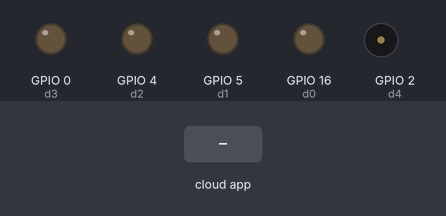
The sketch below on a simulated ESP8266 (NodeMCU). Parts: output pins drawn as LEDs (lit = HIGH), buzzer (waves = sounding). The inputs (shaded band) are chosen by the test bench. WiFi joins after 1.5 s; servers stay silent unless stated; the Firebase database answers and starts empty; pins used as bus, display or sensor lines are not drawn; what the sketch prints to the serial monitor is not drawn.

Above: at 3.6 s.
3.7 s: the phone or cloud app sets horn to 1
At 5.6 s:
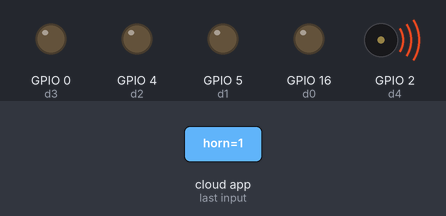
7.6 s: the phone or cloud app sets forward to 1
At 8.9 s:
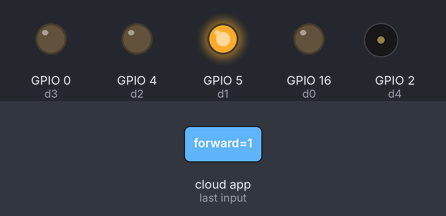
11.3 s: the phone or cloud app sets backward to 1
At 14.7 s:
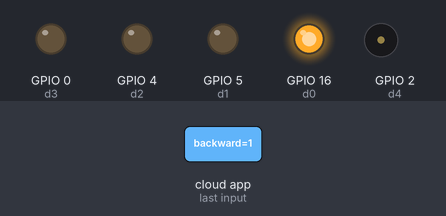
Timing chart, 0 to 16.6 s (numbered marks = the images above; inputs shaded):
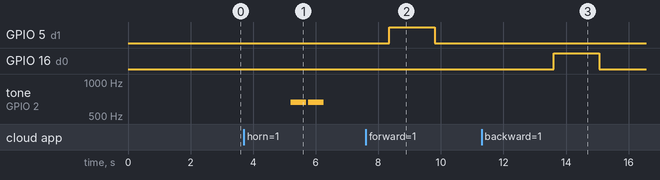

Measured:
- after the input at 3.7 s, tone on GPIO 2 (d4): alternates 659 Hz for 0.50 s and silent for 0.05 s, 4 changes in all, then stays silent, starting after 1.5 s
- after the input at 7.6 s, GPIO 5 (d1): LOW → HIGH after 0.75 s, → LOW 1.5 s later
- after the input at 11.3 s, GPIO 16 (d0): LOW → HIGH after 2.3 s, → LOW 1.5 s later

The sketch:

Car_FinalProject.ino
```cpp
#include <ESP8266WiFi.h>
#include <FirebaseArduino.h>


#define FIREBASE_HOST "iotclass-18t2.firebaseio.com" //Your Firebase Project URL goes here without "http:" , "\" and "/"
#define FIREBASE_AUTH "HereItGoesYourFirebaseSecret" //Your Firebase Database Secret goes here
#define WIFI_SSID "luiswifi" // "uCom-edge" //your WiFi SSID for which yout NodeMCU connects
#define WIFI_PASSWORD "unodostres" // "zsexdrcft"//Password of your wifi network


// used for the music
const int c = 261;
const int d = 294;
const int e = 329;
const int f = 349;
const int g = 391;
const int gS = 415;
const int a = 440;
const int aS = 455;
const int b = 466;
const int cH = 523;
const int cSH = 554;
const int dH = 587;
const int dSH = 622;
const int eH = 659;
const int fH = 698;
const int fSH = 740;
const int gH = 784;
const int gSH = 830;
const int aH = 880;

// pin definition
const int d0 = 16;
const int d1 = 5;
const int d2 = 4;
const int d3 = 0;
const int d4 = 2;
const int d6 = 12;
const int d7 = 13;

// still pin definition
const int buzzerPin = d4;
const int ledPin1 = d6;
const int ledPin2 = d7;

int counter = 0;


// This function reads Firebase variables: foward, backward, left, right, horn.
// Once it founds a integer positive on any of the previous variables it process the task
// and decrements the value to 0.
void CarWorkload()
{

  int tForward = Firebase.getInt("forward");
  int tBackward = Firebase.getInt("backward");
  bool doLeft = Firebase.getBool("left");
  bool doRight = Firebase.getBool("right");
  int doHorn = Firebase.getInt("horn");
  bool turnLights = Firebase.getBool("light");

  if(turnLights)
  {
    digitalWrite(ledPin1, HIGH);
    digitalWrite(ledPin2, HIGH);
  }else{
    digitalWrite(ledPin1, LOW);
    digitalWrite(ledPin2, LOW);
  }

  if(doHorn == 1)
  {
    beep(eH, 500);
    beep(eH, 500);
    Firebase.set("horn",0);
  }

  if(doHorn == 2)
  {
    firstSection();
    Firebase.set("horn",0);
  }

  if(tForward > 0)
  {
    digitalWrite(d1, HIGH);

    if(doLeft)
      digitalWrite(d2, HIGH);
    if(doRight)
      digitalWrite(d3, HIGH);

    delay(1000 * tForward);
    Firebase.set("forward",0);
    Firebase.set("left",false);
    Firebase.set("right",false);
  }

  if(tBackward > 0)
  {
    digitalWrite(d0, HIGH);

    if(doLeft)
      digitalWrite(d2, HIGH);
    if(doRight)
      digitalWrite(d3, HIGH);

    delay(1000 * tBackward);
    Firebase.set("backward",0);
    Firebase.set("left",false);
    Firebase.set("right",false);
  }

  digitalWrite(d0, LOW);
  digitalWrite(d1, LOW);
  digitalWrite(d2, LOW);
  digitalWrite(d3, LOW);

  tForward = 0;
  tBackward= 0;
  doLeft = false;
  doRight = false;
  doHorn = 0;
}

void resetFirebaseVariables()
{
  Firebase.set("forward",0);
  Firebase.set("backward",0);
  Firebase.set("left",false);
  Firebase.set("right",false);
  Firebase.set("horn",0);
}

void setup() {
  // put your setup code here, to run once:
  Serial.begin(115200); //baud rate ,if you want to see the process in the serial monitor ,same baud rate should be set.
  pinMode(d0, OUTPUT);
  pinMode(d1, OUTPUT);
  pinMode(d2, OUTPUT);
  pinMode(d3, OUTPUT);

  pinMode(buzzerPin, OUTPUT); //d4
  pinMode(ledPin1, OUTPUT);   //d6
  pinMode(ledPin2, OUTPUT);   //d7

  WiFi.begin(WIFI_SSID,WIFI_PASSWORD);
  Serial.print("connecting");
  while (WiFi.status()!=WL_CONNECTED){
    Serial.print(".");
    delay(500);
  }

  Serial.println();
  Serial.print("connected:");
  Serial.println(WiFi.localIP());

  // Set variables to default values
  Firebase.begin(FIREBASE_HOST,FIREBASE_AUTH);
  resetFirebaseVariables();
  Firebase.set("light",false);
}

void firebasereconnect()
{
  Serial.println("Trying to reconnect");
    Firebase.begin(FIREBASE_HOST, FIREBASE_AUTH);
  }

void loop() {
  if (Firebase.failed()) {
      Serial.print("setting number failed:");
      Serial.println(Firebase.error());
      firebasereconnect();
      delay(1000); // 1 full second delay
      return;
  }
  CarWorkload();
  delay(1000); // 1 full second delay
}

// song logic

void beep(int note, int duration)
{
  //Play tone on buzzerPin
  tone(buzzerPin, note, duration);

  //Play different LED depending on value of 'counter'
  if(counter % 2 == 0)
  {
    digitalWrite(ledPin1, HIGH);
    delay(duration);
    digitalWrite(ledPin1, LOW);
  }else
  {
    digitalWrite(ledPin2, HIGH);
    delay(duration);
    digitalWrite(ledPin2, LOW);
  }

  //Stop tone on buzzerPin
  noTone(buzzerPin);

  delay(50);

  //Increment counter
  counter++;
}

void firstSection()
{
  beep(a, 500);
  beep(a, 500);
  beep(a, 500);
  beep(f, 350);
  beep(cH, 150);
  beep(a, 500);
  beep(f, 350);
  beep(cH, 150);
  beep(a, 650);

  delay(500);

  beep(eH, 500);
  beep(eH, 500);
  beep(eH, 500);
  beep(fH, 350);
  beep(cH, 150);
  beep(gS, 500);
  beep(f, 350);
  beep(cH, 150);
  beep(a, 650);

  delay(500);
}
```
